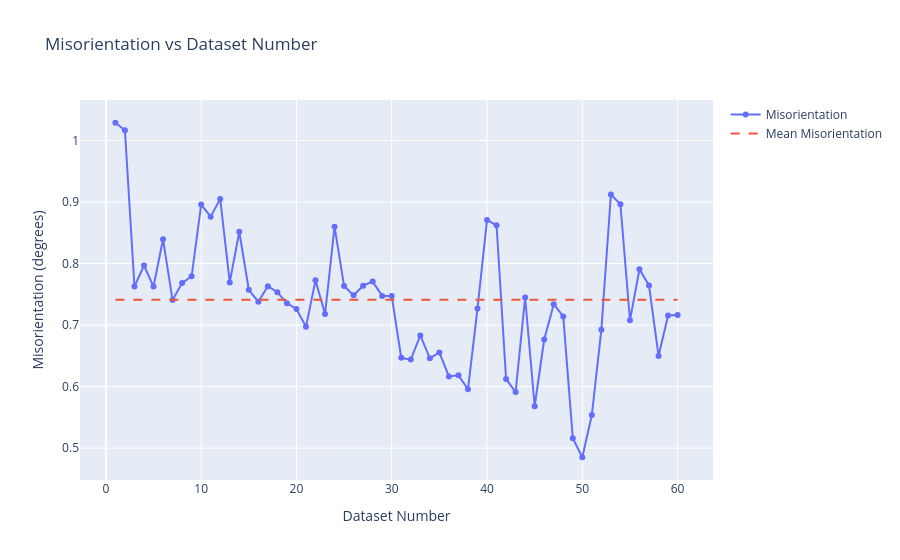

Write notebook code for a chart like this one.
### Code cell
misorientation = fixed_orientations_target[:, 0].angle_with(fixed_orientations_reference[:, 0])
mean_misorientation = np.mean(misorientation)

number = np.arange(1, 61)
fig = go.Figure()
fig.add_trace(go.Scatter(x=number, y=misorientation, mode='markers+lines', name='Misorientation'))
fig.add_trace(go.Scatter(x=number, y=[mean_misorientation]*len(number), mode='lines', name='Mean Misorientation', line=dict(dash='dash')))
fig.update_layout(title='Misorientation vs Dataset Number', xaxis_title='Dataset Number', yaxis_title='Misorientation (degrees)')
fig.show()

### Figure 1 — Plotly figure (JSON) as saved in the notebook; plotly's stock layout.template omitted (floating-point values rounded to 4 significant figures)
{"data": [{"mode": "markers+lines", "name": "Misorientation", "type": "scatter", "x": [1, 2, 3, 4, 5, 6, 7, 8, 9, 10, 11, 12, 13, 14, 15, 16, 17, 18, 19, 20, 21, 22, 23, 24, 25, 26, 27, 28, 29, 30, 31, 32, 33, 34, 35, 36, 37, 38, 39, 40, 41, 42, 43, 44, 45, 46, 47, 48, 49, 50, 51, 52, 53, 54, 55, 56, 57, 58, 59, 60], "y": [1.029, 1.016, 0.7626, 0.7967, 0.7626, 0.8393, 0.7405, 0.7681, 0.7793, 0.8958, 0.876, 0.905, 0.7693, 0.8516, 0.7573, 0.738, 0.7631, 0.7534, 0.7353, 0.7261, 0.6973, 0.7726, 0.7179, 0.8599, 0.7633, 0.7482, 0.764, 0.7706, 0.7474, 0.7471, 0.6468, 0.6438, 0.6831, 0.646, 0.6554, 0.6166, 0.6183, 0.5957, 0.7268, 0.8707, 0.8619, 0.6124, 0.591, 0.7446, 0.5681, 0.6764, 0.7339, 0.714, 0.5162, 0.4852, 0.5537, 0.6925, 0.9121, 0.8961, 0.7077, 0.7906, 0.7644, 0.6498, 0.7154, 0.7164]}, {"line": {"dash": "dash"}, "mode": "lines", "name": "Mean Misorientation", "type": "scatter", "x": [1, 2, 3, 4, 5, 6, 7, 8, 9, 10, 11, 12, 13, 14, 15, 16, 17, 18, 19, 20, 21, 22, 23, 24, 25, 26, 27, 28, 29, 30, 31, 32, 33, 34, 35, 36, 37, 38, 39, 40, 41, 42, 43, 44, 45, 46, 47, 48, 49, 50, 51, 52, 53, 54, 55, 56, 57, 58, 59, 60], "y": [0.741, 0.741, 0.741, 0.741, 0.741, 0.741, 0.741, 0.741, 0.741, 0.741, 0.741, 0.741, 0.741, 0.741, 0.741, 0.741, 0.741, 0.741, 0.741, 0.741, 0.741, 0.741, 0.741, 0.741, 0.741, 0.741, 0.741, 0.741, 0.741, 0.741, 0.741, 0.741, 0.741, 0.741, 0.741, 0.741, 0.741, 0.741, 0.741, 0.741, 0.741, 0.741, 0.741, 0.741, 0.741, 0.741, 0.741, 0.741, 0.741, 0.741, 0.741, 0.741, 0.741, 0.741, 0.741, 0.741, 0.741, 0.741, 0.741, 0.741]}], "layout": {"title": {"text": "Misorientation vs Dataset Number"}, "xaxis": {"title": {"text": "Dataset Number"}}, "yaxis": {"title": {"text": "Misorientation (degrees)"}}}}
